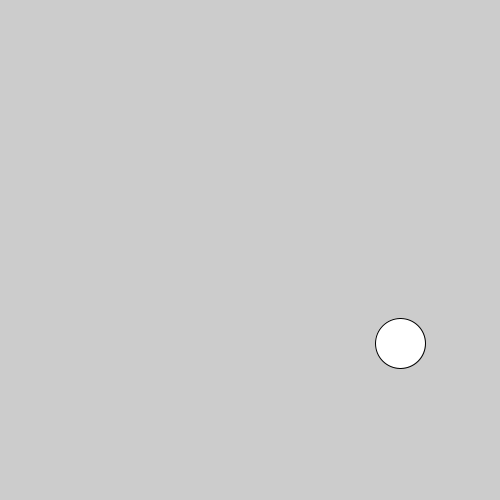
Frame 1 (no input)
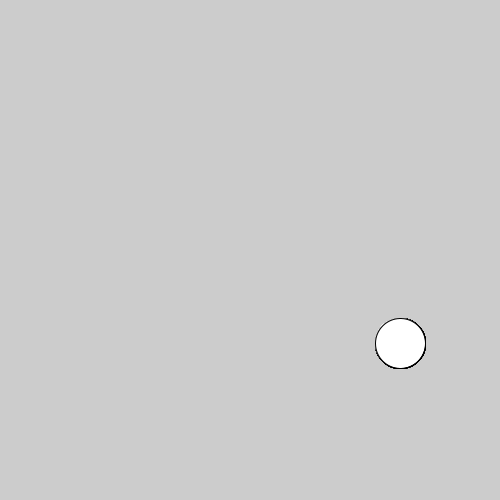
Frame 60 (the mouse pressed at the canvas centre just before this capture)
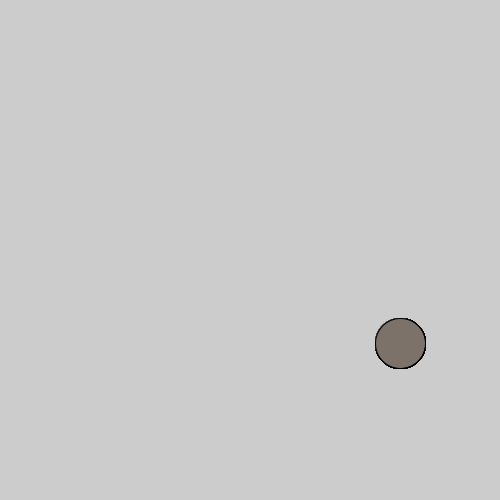
Frame 120 (the mouse held since frame 60 and released just before this capture)

The Processing sketch that drew these frames (run headless with seeded random() and noise(); from frame 60 on, the mouse is pressed at the canvas centre):

// Processing sketch: Logical_Dot
// ── Logical_Dot.pde
void setup(){
size(500,500);
}
void draw () { 
  if(mousePressed){
    fill(#7C726A);
}
ellipse(400,343,50,50);
}
